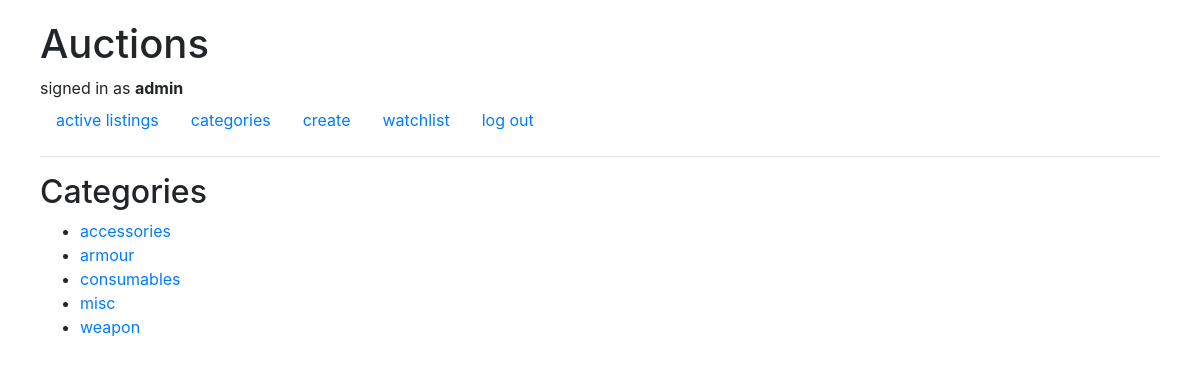
The page /categories (signed in) on the database its author committed.
### auctions/models.py (models this page shows)
class User(AbstractUser):
    pass

class Listing(models.Model):
    title = models.CharField(max_length=64)
    description = models.CharField(max_length=64)
    bid = models.IntegerField(default='0')
    bidder = models.CharField(default='none' ,max_length=64)
    creator = models.CharField(default='none' ,max_length=64)
    image = models.CharField(max_length=1000)
    category = models.CharField(default='misc', max_length=64)
    active = models.BooleanField(default=True)

### auctions/views.py (the view)
# urls.py: path("categories", views.categories_view, name="categories"),
def categories_view(request):
    categories = Listing.objects.order_by('category').values('category').distinct()
    return render(request, "auctions/categories.html", {
        "categories": categories,
    })

### auctions/templates/auctions/categories.html
{% extends "auctions/layout.html" %}
{% block body %}
    <h2>Categories</h2>
    <ul>
    {% for category in categories %}
        <li> <a href="{% url 'category' category.category %}">{{ category.category }}</a></li>
    {% endfor %}
    </ul>
{% endblock %}

### auctions/templates/auctions/layout.html (shortened to what this page needs)
{% load static %}
<!DOCTYPE html>
<html lang="en">
    <head>
        <link rel="stylesheet" href="https://stackpath.bootstrapcdn.com/bootstrap/4.4.1/css/bootstrap.min.css">
        <link href="{% static 'auctions/styles.css' %}" rel="stylesheet">
    </head>
    <body>
        <h1>Auctions</h1>
        <div>
            {% if user.is_authenticated %}
                signed in as <strong>{{ user.username }}</strong>
            {% else %}
                Not signed in.
            {% endif %}
        </div>
        <ul class="nav">
            <li class="nav-item">
                <a class="nav-link" href="{% url 'index' %}">active listings</a>
            </li>
            <li class="nav-item">
                <a class="nav-link" href="{% url 'categories' %}">categories</a>
            </li>
            {% if user.is_authenticated %}
                <li class="nav-item">
                    <a class="nav-link" href="{% url 'create' %}">create</a>
                </li>
                <li class="nav-item">
                    <a class="nav-link" href="{% url 'watchlist' user.username %}">watchlist</a>
                </li>
                <li class="nav-item">
                    <a class="nav-link" href="{% url 'logout' %}">log out</a>
                </li>
            {% endif %}
        </ul>
        <hr>
        {% block body %}
        {% endblock %}
    </body>
</html>

### auctions/static/auctions/styles.css (style rules this page uses)
body { margin: 20px 40px; }

### rows shown on the page
User: username "admin"
Listing: category "accessories"
Listing: category "consumables"
Listing: category "misc"
Listing: category "weapon"

### other values the page prints
{{ category.category }} "armour"
